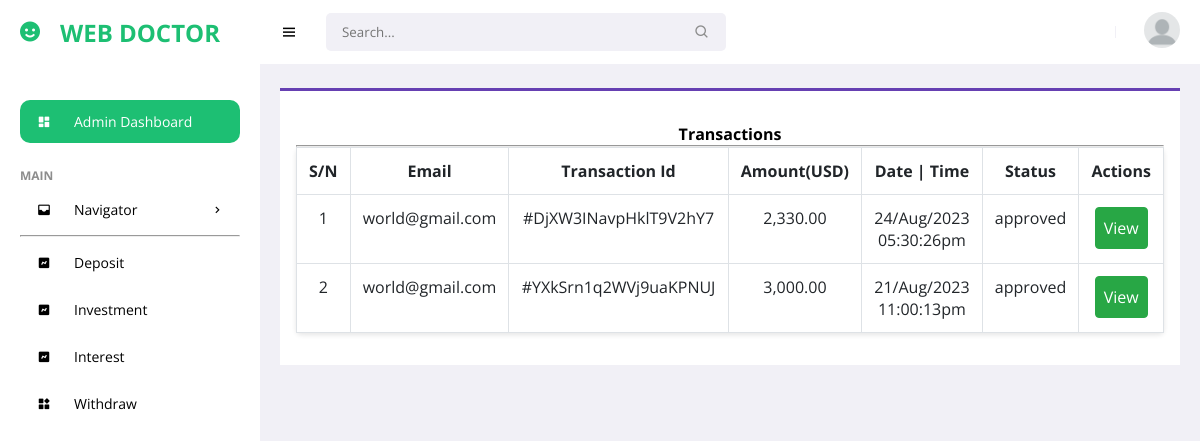
The app's page /dashboard/admin/deposit.php (signed in) with its own data.
### tables this page shows
CREATE TABLE `transactions` (
  `id` int(100) NOT NULL,
  `user_id` int(100) NOT NULL,
  `trans_id` varchar(100) NOT NULL,
  `amount` float(20,5) NOT NULL,
  `image` varchar(255) NOT NULL,
  `date` varchar(255) NOT NULL,
  `time` varchar(255) NOT NULL,
  `status` varchar(22) NOT NULL DEFAULT 'pending'
);

CREATE TABLE `users` (
  `id` int(100) NOT NULL,
  `email` varchar(255) NOT NULL,
  `password` varchar(255) NOT NULL,
  `token` varchar(255) NOT NULL,
  `phone` varchar(255) NOT NULL,
  `date` varchar(255) NOT NULL,
  `level` varchar(255) NOT NULL DEFAULT 'user'
);

### dashboard/admin/deposit.php (the view, shortened to what this page needs)
<?php
  include('inc/session.php');
  ?>
<!DOCTYPE html>
<html lang="en">
<head>
<?php require 'inc/toplink.php'; ?>
</head>
<body>
	<?php require 'inc/header.php'; ?>
<main>
    <section class="p-3 bg-white shadow" style="border-top: 3px solid #6640b2">
      <h4 class="text-center mt-3">Transactions</h4>
      <hr>
      <table class="table table-bordered table-striped">
        <thead class="font-weight-bold">
          <tr  class="text-center">
            <th>S/N</th>
            <th>Email</th>
            <th>Transaction Id</th>
            <th class="text-center">Amount(USD)</th>
            <th class="text-center">Date | Time</th>
            <th class="text-center">Status</th>
            <th class="text-center">Actions</th>
          </tr>
        </thead>
        <tbody>
          <?php
              $sql = mysqli_query($connect, "SELECT * FROM transactions ORDER BY id DESC LIMIT 50");
            $n = 1;
            foreach($sql AS $key){
          ?>
          <tr>
            <td id="line">
                <?php echo $n++;?>
            </td>
            <td>
            <?php
                $query = mysqli_query($connect, "SELECT * FROM users WHERE id = '{$key['user_id']}'");
                foreach($query AS $row){
                echo $row['email'];
                }
                ?>
            </td>
            <td><?php echo $key['trans_id'];?></td>
            <td class="text-center"><?php echo number_format($key['amount'],2);?></td>
            <td class="text-center"><?php echo $key['date']. " <br> ".$key['time'];?></td>
            <td class="text-center"><?php echo $key['status'];?></td>
            <td>
              <a href="view_deposit?trans_id=<?php echo md5($key['id']); ?>" title="View and Approve Section" class="btn btn-success mdi mdi-eye p-2">View</a>
            </td>
          </tr>
          <?php } ?>
        </tbody>
      </table>
    </section>
 </main>
</body>
</html>

### dashboard/css/style2.css (style rules this page uses)
body { font-family: Arial, sans-serif; margin: 0; padding: 0; background-color: #f0f0f0; }
a { color: #f2f2f2; }
table { width: 100%; border-collapse: collapse; border: 1px solid #ddd; box-shadow: 0 2px 5px rgba(0, 0, 0, 0.1); border-radius: 5px; }
th, td { padding: 12px 20px; border: 1px solid #ddd; text-align: center; }
th { background-color: #f2f2f2; font-weight: bold; }
tr:nth-child(even) { background-color: #f2f2f2; }
.mt-3, .my-3 { margin-top: 1rem !important; }
.p-2 { padding: 0.5rem !important; }
.p-3 { padding: 1rem !important; }
.table { border-collapse: collapse !important; }
.table td, .table th { background-color: #fff !important; }
.table-bordered th, .table-bordered td { border: 1px solid #dee2e6 !important; }
.table { width: 100%; margin-bottom: 1rem; color: #212529; }
.table th, .table td { padding: 0.75rem; vertical-align: top; border-top: 1px solid #dee2e6; }
.table thead th { vertical-align: bottom; border-bottom: 2px solid #dee2e6; }
.table-bordered { border: 1px solid #dee2e6; }
.table-bordered th, .table-bordered td { border: 1px solid #dee2e6; }
.table-bordered thead th, .table-bordered thead td { border-bottom-width: 2px; }
.table-striped tbody tr:nth-of-type(odd) { background-color: rgba(0, 0, 0, 0.05); }
.bg-white { background-color: #fff !important; }
.btn { display: inline-block; font-weight: 400; color: #212529; text-align: center; vertical-align: middle; -webkit-user-select: none; -moz-user-select: none; -ms-user-select: none; user-select: none; background-color: transparent; border: 1px solid transparent; padding: 0.375rem 0.75rem; font-size: 1rem; line-height: 1.5; border-radius: 0.25rem; transition: color 0.15s ease-in-out, background-color 0.15s ease-in-out, border-color 0.15s ease-in-out, box-shadow 0.15s ease-in-out; }
.btn:not(:disabled):not(.disabled) { cursor: pointer; }
.btn-success { color: #fff; background-color: #28a745; border-color: #28a745; }
.text-center { text-align: center !important; }
.font-weight-bold { font-weight: 700 !important; }

### dashboard/css/style.css (style rules this page uses)
* { font-family: 'Open Sans', sans-serif; margin: 0; padding: 0; box-sizing: border-box; }
:root { --grey: #F1F0F6; --dark-grey: #8D8D8D; --light: #fff; --dark: #000; --green: #1dbf73; --light-green: #E3FFCB; --blue: #1dbf73; --light-blue: #D0E4FF; --dark-blue: #1dbf73; --red: #FC3B56; }
html { overflow-x: hidden; }
body { background: var(--grey); overflow-x: hidden; }
a { text-decoration: none; }
main { width: 100%; padding: 24px 20px 20px 20px; }

### records on screen
transactions: trans "#DjXW3INavpHklT9V2hY7", amount "2,330.00", date "24/Aug/2023", time "05:30:26pm", status "approved"
users: email "world@gmail.com"
transactions: trans "#YXkSrn1q2WVj9uaKPNUJ", amount "3,000.00", date "21/Aug/2023", time "11:00:13pm", status "approved"
